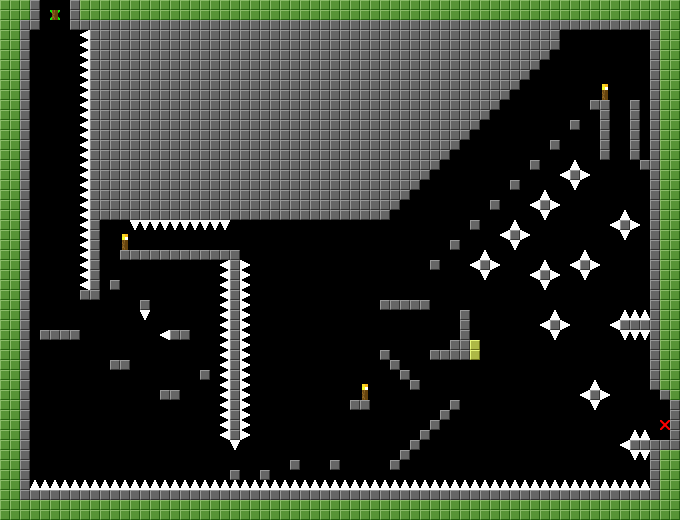

This is a level from a 2D game, rendered from its Tiled map with the project's own tilesets. A one-line summary and the map file follow, with tile-layer data summarised:
An orthogonal 68x52 tile map with 10x10 px tiles, 3 tile layers (collision, platforms, map), 2 tilesets.

<map version="1.0" orientation="orthogonal" width="68" height="52" tilewidth="10" tileheight="10">
 <tileset firstgid="1" name="10pixTiles" tilewidth="10" tileheight="10">
  <image source="10pixTiles.PNG" width="60" height="20" />
  <tile id="0">
   <properties>
    <property name="Type" value="collision" />
   </properties>
  </tile>
  <tile id="5">
   <properties>
    <property name="Type" value="platform" />
   </properties>
  </tile>
  <tile id="7">
   <properties>
    <property name="Type" value="checkpoint" />
   </properties>
  </tile>
  <tile id="10">
   <properties>
    <property name="Type" value="end" />
   </properties>
  </tile>
  <tile id="11">
   <properties>
    <property name="Type" value="start" />
   </properties>
  </tile>
 </tileset>
 <tileset firstgid="13" name="10pixSpikes" tilewidth="10" tileheight="10">
  <image source="10pixSpikes.png" width="20" height="20" />
  <tile id="0">
   <properties>
    <property name="Type" value="spike" />
   </properties>
  </tile>
  <tile id="1">
   <properties>
    <property name="Type" value="spike" />
   </properties>
  </tile>
  <tile id="2">
   <properties>
    <property name="Type" value="spike" />
   </properties>
  </tile>
  <tile id="3">
   <properties>
    <property name="Type" value="spike" />
   </properties>
  </tile>
 </tileset>
 <layer name="collision" width="68" height="52">
  <data>[3536 cells, 2 non-empty, 2 distinct tile ids]</data>
 </layer>
 <layer name="platforms" width="68" height="52">
  <data>[3536 cells, 2 non-empty, 1 distinct tile ids]</data>
 </layer>
 <layer name="map" width="68" height="52">
  <data>[3536 cells, 1717 non-empty, 8 distinct tile ids]</data>
 </layer>
</map>
